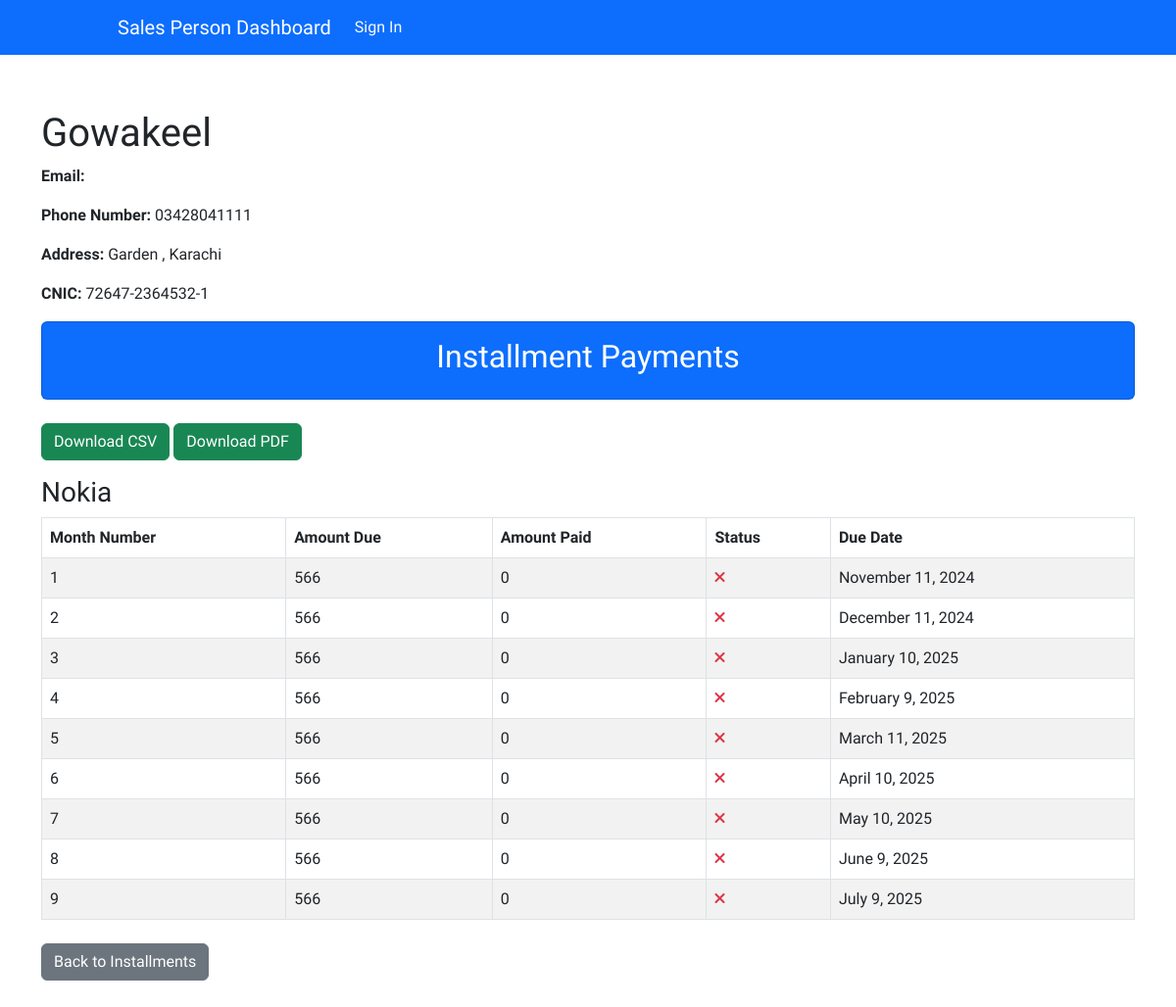
/account/customer/12/, run on an earlier commit of the app's database.
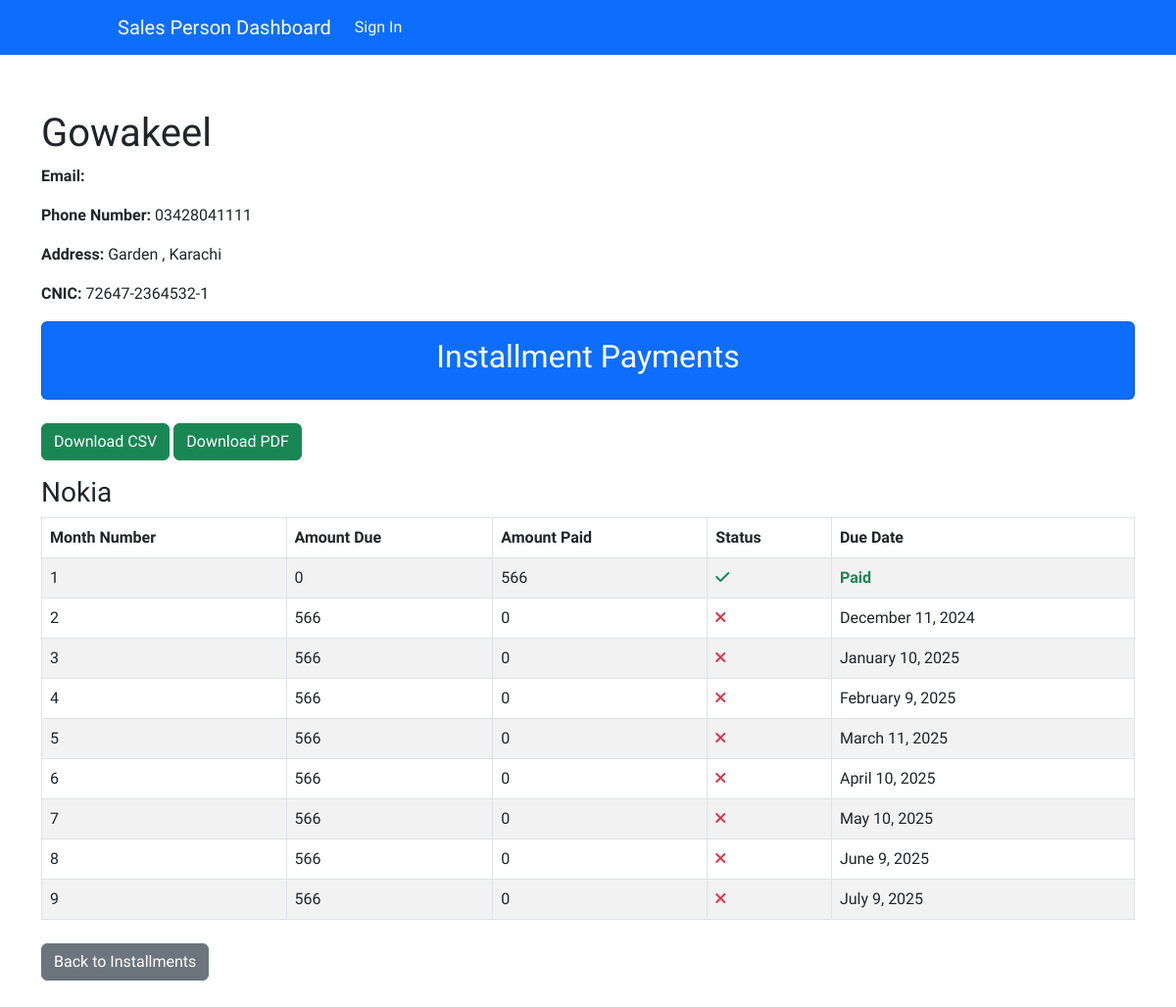
And on a later commit of the database.
### order/models.py (models this page shows, shortened)
class InstallmentPayment(models.Model):
    order_item = models.ForeignKey('OrderItem', related_name='installments', on_delete=models.CASCADE)
    customer = models.ForeignKey(Customer, on_delete=models.CASCADE, related_name='installments')
    month_number = models.PositiveIntegerField()
    amount_due = models.IntegerField()
    amount_paid = models.IntegerField(default=0)
    is_paid = models.BooleanField(default=False)
    initial_amount_due = models.DecimalField(max_digits=10, decimal_places=2, editable=False)  # Track the original amount_due
    due_date = models.DateTimeField(null=True, blank=True)

### account/views.py (the view)
# urls.py: path('customer/<int:customer_id>/', views.customer_detail_view, name='customer_detail'),
def customer_detail_view(request, customer_id):
    customer = get_object_or_404(Customer, id=customer_id)
    installments = customer.installments.all()
    grouped_installments = defaultdict(list)
    for installment in installments:
        grouped_installments[installment.order_item].append(installment)
    return render(request, 'account/customer_detail.html', {
        'customer': customer,
        'grouped_installments': dict(grouped_installments),
    })

### account/templates/account/customer_detail.html
{% extends "base.html" %}
{% load humanize %}
{% block content %}
<div class="container mt-4">
    <h1>{{ customer.first_name }} {{ customer.last_name }}</h1>
    <p><strong>Email:</strong> {{ customer.email }}</p>
    <p><strong>Phone Number:</strong> {{ customer.phone_number }}</p>
    <p><strong>Address:</strong> {{ customer.address }}</p>
    <p><strong>CNIC:</strong> {{ customer.cnic }}</p>
    <div class="card text-white bg-primary text-center mb-4">
        <div class="card-body">
            <h2 class="card-title">Installment Payments</h2>
        </div>
    </div>
    <a href="{% url 'customer_reports:download_installments' customer.id %}" class="btn btn-success mb-3">Download CSV</a>
    <a href="{% url 'customer_reports:download_installments_pdf' customer.id %}" class="btn btn-success mb-3">Download PDF</a>
    {% for order_item, installments in grouped_installments.items %}
        <h3>{{ order_item.product.name }}</h3>
        <table class="table table-striped table-bordered mb-4">
            <thead class="thead-dark">
                <tr>
                    <th>Month Number</th>
                    <th>Amount Due</th>
                    <th>Amount Paid</th>
                    <th>Status</th>
                    <th>Due Date</th>
                </tr>
            </thead>
            <tbody>
                {% for installment in installments %}
                    <tr>
                        <td>{{ installment.month_number }}</td>
                        <td>{{ installment.amount_due | intcomma:False }}</td>
                        <td>{{ installment.amount_paid | intcomma:False }}</td>
                        <td>
                            {% if installment.is_paid %}
                            <i class="fas fa-check text-success"></i>
                            {% else %}
                            <i class="fas fa-times text-danger"></i>
                            {% endif %}
                        </td>
                        <td>
                            {% if installment.is_paid %}
                            <b>
                                <span class="text-success">Paid</span>
                            </b>
                            {% else %}
                            {{ installment.due_date|date:"F j, Y" }}
                            {% endif %}
                        </td>
                    </tr>
                {% empty %}
                    <tr>
                        <td colspan="5" class="text-center">No installments found for this order item.</td>
                    </tr>
                {% endfor %}
            </tbody>
        </table>
    {% endfor %}
    <a href="{% url 'order:total_bill' %}" class="btn btn-secondary">Back to Installments</a>
</div>
{% endblock content %}

What changed in the data, as far as the page shows it:
changed InstallmentPayment (number 1 of 9 on the later page): amount_due "566" → "0"; amount_paid "0" → "566"; due_date "November 11, 2024" → (not shown); now shows "Paid"
